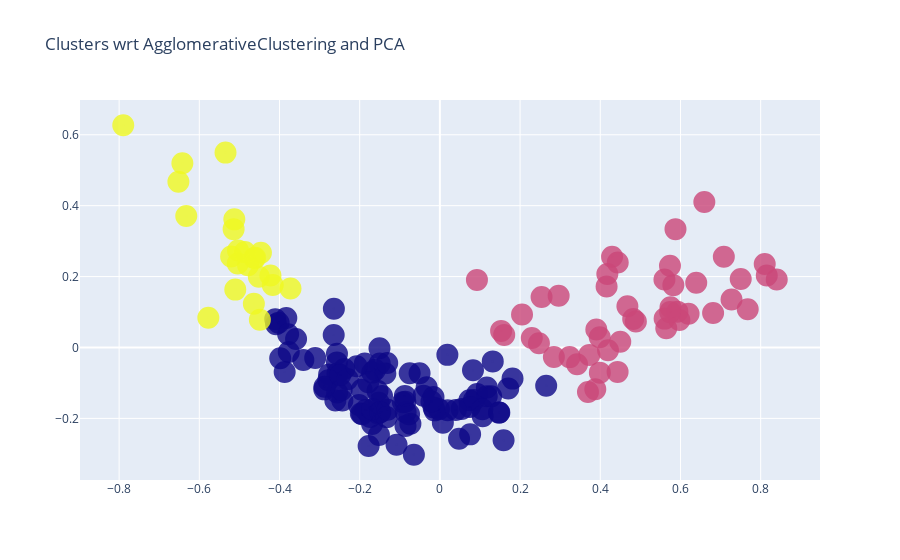

Notebook code for this chart:
### Code cell
import plotly as py
import plotly.graph_objs as go

trace1 = go.Scatter(
    x= data_s_pca['PC1'],
    y= data_s_pca['PC2'],
    mode='markers',
     marker=dict(
        color = cluster.labels_, 
        size= 10,
        line=dict(
            color= cluster.labels_,
            width= 12
        ),
        opacity=0.8
     )
)
datab = [trace1]
layout = go.Layout(
    title= 'Clusters wrt AgglomerativeClustering and PCA',

)
fig = go.Figure(data=datab, layout=layout)
py.offline.iplot(fig)

### Figure 1 — Plotly figure (JSON) as saved in the notebook; plotly's stock layout.template omitted (floating-point values rounded to 4 significant figures; data arrays with more than 128 entries replaced by an {"elided": "..."} marker saying what was removed)
{"data": [{"marker": {"color": {"elided": "167 int values"}, "line": {"color": {"elided": "167 int values"}, "width": 12}, "opacity": 0.8, "size": 10}, "mode": "markers", "type": "scatter", "x": {"elided": "167 float values"}, "y": {"elided": "167 float values"}}], "layout": {"title": {"text": "Clusters wrt AgglomerativeClustering and PCA"}}}
